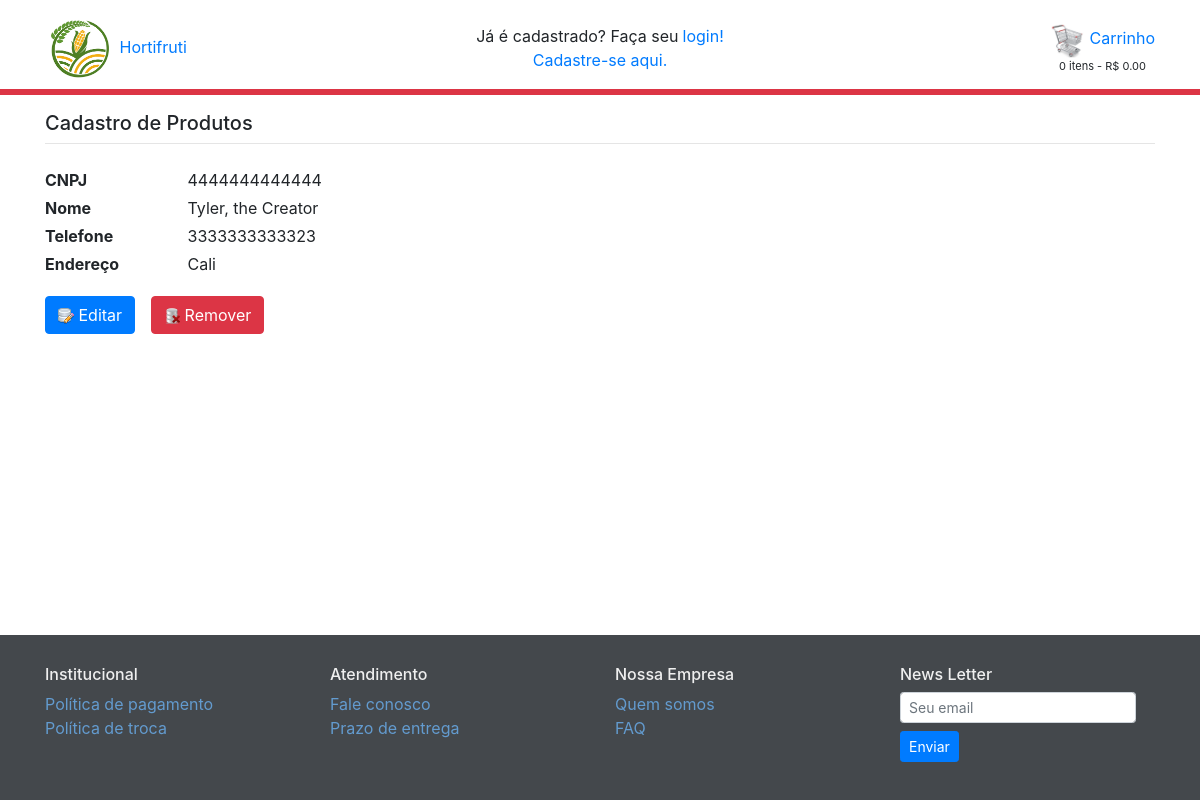
Page /fornecedor/exibe_fornecedor/14 on the earlier database version.
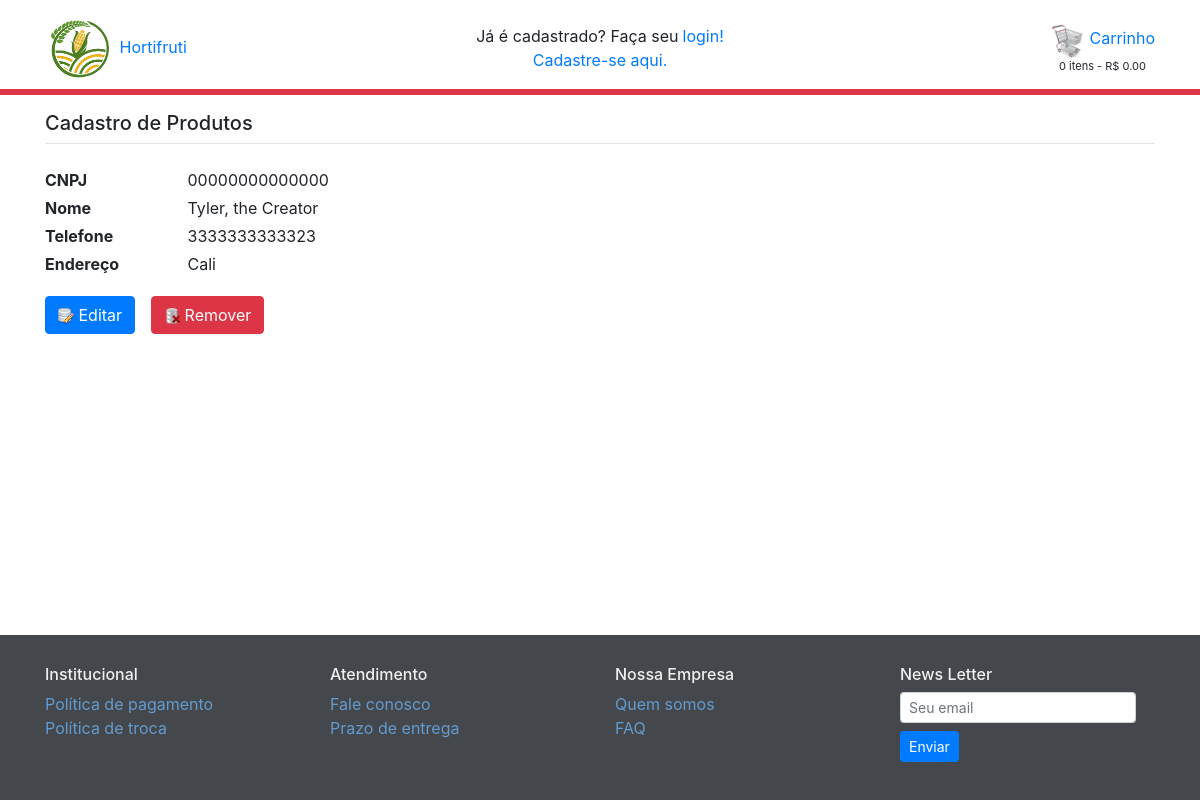
Same page on the later database version.
### fornecedor/models.py (models this page shows, shortened)
class Fornecedor(models.Model):
    cnpj = models.CharField(max_length=18, unique=True)
    nome = models.CharField(max_length=100)
    telefone = models.CharField(max_length=13, unique=True)
    endereco = models.CharField(max_length=120, unique=True)
    class Meta:
        db_table='fornecedor'
        verbose_name_plural = 'fornecedores'

### fornecedor/views.py (the view)
# urls.py: path('exibe_fornecedor/<int:id>', views.exibe_fornecedor, name='exibe_fornecedor'),
def exibe_fornecedor(request, id):
    fornecedor = get_object_or_404(Fornecedor, pk=id)
    request.session['fornecedor_id_del'] = id
    return render(request, 'fornecedor/exibe_fornecedor.html', {'fornecedor': fornecedor})

### carrinho/carrinho.py (called while the page is built)
    def get_preco_carrinho(self):
        return sum(Decimal(item['preco_total']) for item in self.carrinho.values())

    def get_quantidade_carrinho(self):
        return sum(item['quantidade'] for item in self.carrinho.values())

### carrinho/context_processors.py (called while the page is built)
def calcula_totais_carrinho(request):
    carrinho = Carrinho(request)
    quantidade = carrinho.get_quantidade_carrinho()
    preco_carrinho = carrinho.get_preco_carrinho()
    return {
        'quantidade': quantidade,
        'preco_carrinho': preco_carrinho
    }

### fornecedor/templates/fornecedor/exibe_fornecedor.html (shortened to what this page needs)
{% extends 'base.html' %}
{% load static %}
{% block corpo %}
   <div class='mb-4'>
      <h5>Cadastro de Produtos</h5>
      <hr class='mt-0'>
   </div>
      <div class="row mb-3">
         <div class="col-lg-9 col-md-8">
            <div class="row">
               <div class="col-xl-2 col-lg-3 col-4 font-weight-bold mb-1">CNPJ</div>
               <div class="col-xl-10 col-lg-9 col-8">{{ fornecedor.cnpj }}</div>
               <div class="col-xl-2 col-lg-3 col-4 font-weight-bold mb-1">Nome</div>
               <div class="col-xl-10 col-lg-9 col-8">{{ fornecedor.nome }}</div>
               <div class="col-xl-2 col-lg-3 col-4 font-weight-bold mb-1">Telefone</div>
               <div class="col-xl-10 col-lg-9 col-8">{{ fornecedor.telefone }}</div>
               <div class="col-xl-2 col-lg-3 col-4 font-weight-bold mb-1">Endereço</div>
               <div class="col-xl-10 col-lg-9 col-8">{{ fornecedor.endereco }}</div>
            </div>
         </div>
      </div>
      {% if fornecedor.cnpj %}
         <div class="form-group row">
            <div class="col-12">
               <div class="form-inline">
                  <a href="{% url 'fornecedor:edita_fornecedor' fornecedor.id %}" class="btn btn-primary mr-3">
                     <img src="{% static 'images/skin/database_edit.png' %}" /> Editar
                  </a>
                  <form action="{% url 'fornecedor:remove_fornecedor' %}" method="POST">
                     <button type="submit" class="btn btn-danger">
                        <img src="{% static 'images/skin/database_delete.png' %}"> Remover
                     </button>
                  </form>
               </div>
            </div>
         </div>
      {% endif %}
{% endblock %}

### templates/base.html (shortened to what this page needs)
{% load static %}
{% load humanize %}
<!DOCTYPE html>
<html lang="en">
<head>
    <link rel="stylesheet" type="text/css" href="{% static 'css/bootstrap.css' %}" />
    <link rel="stylesheet" type="text/css" href="{% static 'css/jquery-ui.min.css' %}">
    <link rel="stylesheet" type="text/css" href="{% static 'css/base.css' %}" />
</head>
<body class="barra">
    <div class="container mt-3 mb-2">
        <div class="row">
            <div class="col-3">
                <a class="d-none d-md-block" style="text-decoration: none; font-size: 16px" href="/">
                    <img src="{% static 'images/hortifruti-icon.png' %}" style="width: 70px" alt="Hortifruti">
                    Hortifruti
                </a>
            </div>
            <div class="col-6 d-flex align-items-center justify-content-center">
                <div class="d-none d-lg-block">
                    {% if not user.is_authenticated %}
                        <div class="d-flex justify-content-center">
                            Já é cadastrado? Faça seu<a style="text-decoration: none" class="pl-1" href="{% url 'autenticacao:login' %}">login!</a>
                        </div>
                        <div class="d-flex justify-content-center">
                            <a style="text-decoration: none" href="{% url 'autenticacao:registra_usuario' %}">Cadastre-se aqui.</a>
                        </div>
                    {% endif %}
                </div>
            </div>
            <div class="col-3 d-flex justify-content-end align-items-center">
                <div class="d-none d-sm-block">
                    <a style="text-decoration: none" href="{% url 'carrinho:exibe_carrinho' %}">
                        <img src="{% static 'images/carrinho.png' %}" style="width: 35px" alt="Carrinho">
                        Carrinho
                    </a>
                    <div id="total-1" class="d-flex justify-content-center" style="font-size: 11px">
                        {% if quantidade == 1 %}
                            {{ quantidade }} item - R$ {{ preco_carrinho | floatformat:2 | intcomma }}
                        {% else %}
                            {{ quantidade }} itens - R$ {{ preco_carrinho | floatformat:2 | intcomma }}
                        {% endif %}
                    </div>
                </div>
            </div>
        </div>
    </div>
    <div style="padding: 3px" class="bg-danger mb-3"></div>
    <div id="container" class="container">
        {% block corpo %}
        {% endblock %}
    </div>
    {% block rodape %}
        <div class="footer">
            <div class="container">
                <div class="row">
                    <div class="col-lg-3 col-sm-6">
                        <h6>Institucional</h6>
                        <ul class="list-unstyled">
                            <li><a style="text-decoration: none" href="#">Política de pagamento</a></li>
                            <li><a style="text-decoration: none" href="#">Política de troca</a></li>
                        </ul>
                    </div>
                    <div class="col-lg-3 col-sm-6">
                        <h6>Atendimento</h6>
                        <ul class="list-unstyled">
                            <li><a style="text-decoration: none" href="#">Fale conosco</a></li>
                            <li><a style="text-decoration: none" href="#">Prazo de entrega</a></li>
                        </ul>
                    </div>
                    <div class="col-lg-3 col-sm-6">
                        <h6>Nossa Empresa</h6>
                        <ul class="list-unstyled">
                            <li><a style="text-decoration: none" href="#">Quem somos</a></li>
                            <li><a style="text-decoration: none" href="#">FAQ</a></li>
                        </ul>
                    </div>
                    <div class="col-lg-3 col-sm-6">
                        <h6>News Letter</h6>
                        <form class="form-inline">
                            <input type="text" name="email" id="email"
                                   class="form-control form-control-sm mr-2 mb-2"
                                   placeholder="Seu email">
                            <button type="submit" class="btn btn-sm btn-primary mb-2">Enviar</button>
                        </form>
                    </div>
                </div>
            </div>
        </div>
    {% endblock %}
</body>
</html>

### static/css/base.css (style rules this page uses)
body { display: flex; min-height: 100vh; flex-direction: column; }
div#container { flex: 1; }
.barra { overflow-y: scroll; }
.footer { background-color: #44484c; color: #efefef; padding: 30px 0; }
.footer a { color: #639bcf; }

Differences in the rows shown:
changed Fornecedor "Tyler, the Creator": cnpj "4444444444444" → "00000000000000"
